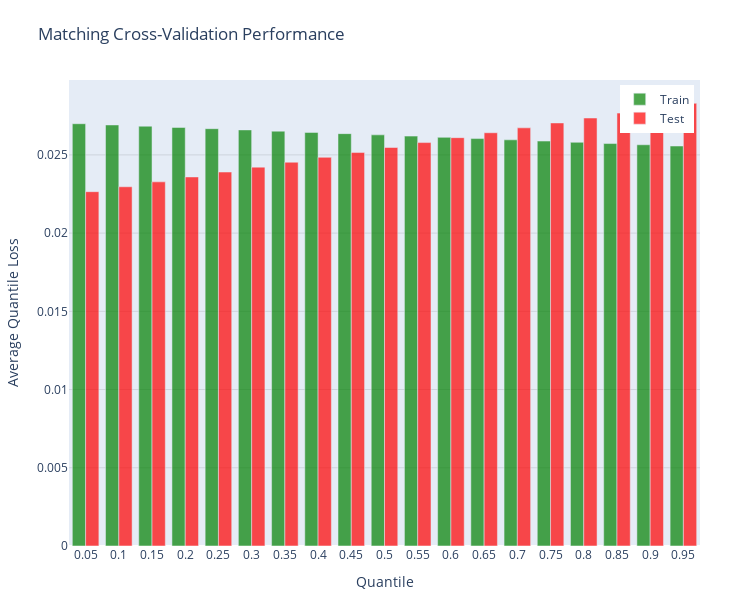

The cell this chart's notebook holds for it:
### Code cell
# Plot the results
perf_results_viz = model_performance_results(
    results=matching_results,
    model_name="Matching",
    method_name="Cross-Validation Quantile Loss Average",
)
fig = perf_results_viz.plot(
    title="Matching Cross-Validation Performance",
)
fig.show()

### Figure 1 — Plotly figure (JSON) as saved in the notebook; plotly's stock layout.template omitted (floating-point values rounded to 4 significant figures)
{"data": [{"marker": {"color": "rgba(0, 128, 0, 0.7)"}, "name": "Train", "type": "bar", "x": ["0.05", "0.1", "0.15", "0.2", "0.25", "0.3", "0.35", "0.4", "0.45", "0.5", "0.55", "0.6", "0.65", "0.7", "0.75", "0.8", "0.85", "0.9", "0.95"], "y": [0.02699, 0.02691, 0.02683, 0.02676, 0.02668, 0.0266, 0.02652, 0.02644, 0.02636, 0.02628, 0.0262, 0.02612, 0.02604, 0.02596, 0.02588, 0.0258, 0.02573, 0.02565, 0.02557]}, {"marker": {"color": "rgba(255, 0, 0, 0.7)"}, "name": "Test", "type": "bar", "x": ["0.05", "0.1", "0.15", "0.2", "0.25", "0.3", "0.35", "0.4", "0.45", "0.5", "0.55", "0.6", "0.65", "0.7", "0.75", "0.8", "0.85", "0.9", "0.95"], "y": [0.02265, 0.02296, 0.02328, 0.02359, 0.0239, 0.02422, 0.02453, 0.02485, 0.02516, 0.02547, 0.02579, 0.0261, 0.02642, 0.02673, 0.02704, 0.02736, 0.02767, 0.02798, 0.0283]}], "layout": {"barmode": "group", "height": 600, "legend": {"x": 0.99, "xanchor": "right", "y": 0.99, "yanchor": "top"}, "margin": {"b": 50, "l": 50, "r": 50, "t": 80}, "title": {"text": "Matching Cross-Validation Performance"}, "width": 750, "xaxis": {"title": {"text": "Quantile"}}, "yaxis": {"gridcolor": "rgba(0,0,0,0.1)", "gridwidth": 1, "showgrid": true, "title": {"text": "Average Quantile Loss"}}}}
